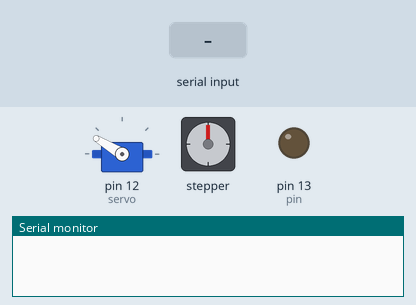
Simulated run of this sketch. Board: Arduino Uno, built with avr-gcc and run on an emulated ATmega328P. On the bench: servo, stepper motor, output pins drawn as LEDs (lit = HIGH), the last lines printed to the serial monitor. The test bench sets the inputs (shaded band). Stepper angles assume 4096 steps per turn.

Above: at 6.8 s.
6.9 s: "90,45\n" received over Serial
At 9.09 s:
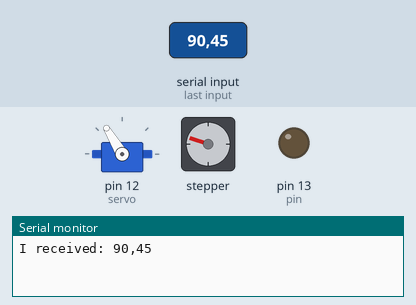
At 12.5 s:
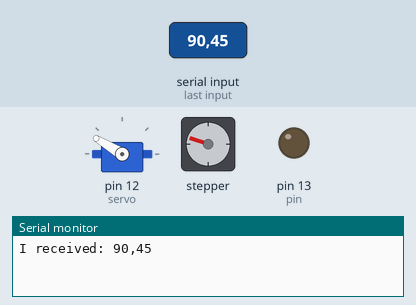
Timing chart, 0 to 30.1 s (numbered marks = the images above; inputs shaded):
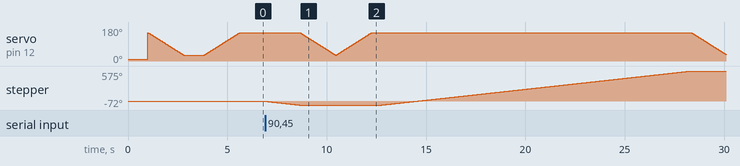

The sketch:

nonchalantNicholasLogic.ino
```cpp
#include <Servo.h>
#include "AccelStepper.h"
#include <stdio.h>
#include <stdlib.h>
#include <string.h>
#include <assert.h>

// Motor pin definitions:
#define motorPin1 11  // IN1 on the ULN2003 driver
#define motorPin2 10  // IN2 on the ULN2003 driver
#define motorPin3 9   // IN3 on the ULN2003 driver
#define motorPin4 8   // IN4 on the ULN2003 driver

// Define the AccelStepper interface type; 4 wire motor in half step mode:
#define MotorInterfaceType 8

// Initialize with pin sequence IN1-IN3-IN2-IN4 for using the AccelStepper library with 28BYJ-48 stepper motor:
AccelStepper stepper = AccelStepper(MotorInterfaceType, motorPin1, motorPin3, motorPin2, motorPin4);

int pin = 13;

Servo servo;
int angle = 10;
int destination = 0;
int scale = 819.2;
void setup() {
  servo.attach(12);
  servo.write(angle);
  // Set the maximum steps per second:
  stepper.setMaxSpeed(1000);
  // Initialize the Serial
  Serial.begin(9600);
  pinMode(pin, OUTPUT);

  stepper.setCurrentPosition(0);

  delay(1000);
  stepper.setSpeed(500);

  push();
  delay(1000);
  pull();
}

int rotateToPosition(int position) {
  while (stepper.currentPosition() != position) {
    if (stepper.currentPosition() < position) {
      stepper.setSpeed(500);
      stepper.runSpeed();
    } else {
      stepper.setSpeed(-500);
      stepper.runSpeed();
    }
  }
  return;
}

void push() {
  for (angle = 150; angle > 30; angle--) {
    servo.write(angle);
    delay(15);
  }
}

void pull() {
  for (angle = 30; angle < 150; angle++) {
    servo.write(angle);
    delay(15);
  }
}


// void loop() {
//   // Print received Serial data
//   // Serial.println(receivedString);
//   // Set the current position to 0:

//   // CHeck to see if Serial data is being received
//   if (Serial.available() > 0) {

//     // Create a new string variable to receive Serial data
//     char receivedString = "";
//     int convertReceived;

//     // Loop through received data and append to the receivedString variable
//     while (Serial.available() > 0) {
//       receivedString += char(Serial.read());
//       convertReceived = atoi(receivedString);

//       // say what you got:
//       Serial.print("I received: ");
//       Serial.println(receivedString, DEC);

//       while (convertReceived != 0) {
//         rotateToPosition(scale * (((convertReceived % 10) - 1)));
//         convertReceived = convertReceived / 10;
//         push();
//         pull();
//         delay(500);
//       }
//     }
//   }
// }

void loop() {
  // Check to see if Serial data is being received
  if (Serial.available() > 0) {

    // Create a new string variable to receive Serial data
    String receivedString = "";

    // Loop through received data and append to the receivedString variable
    while (Serial.available() > 0) {
      char receivedChar = Serial.read();  // Read a single character
      if (receivedChar == '\n') {
        break;  // Exit loop on newline character (if you’re sending newline-terminated data)
      }
      receivedString += receivedChar;
      delay(1);  // Short delay to allow Serial buffer to fill
    }

    // Convert receivedString to integer
    int convertReceived = receivedString.toInt();

    // Print what you received
    Serial.print("I received: ");
    Serial.println(receivedString);

    // Process the received integer
    while (convertReceived != 0) {
      int position = (convertReceived % 10) - 1;
      rotateToPosition(scale * position);
      convertReceived = convertReceived / 10;
      push();
      pull();
      delay(500);
    }
  }
}
```

Measured:
- after the input at 6.9 s, stepper: turns 72° counter-clockwise in 1.7 s, then 647° clockwise in 15.6 s
